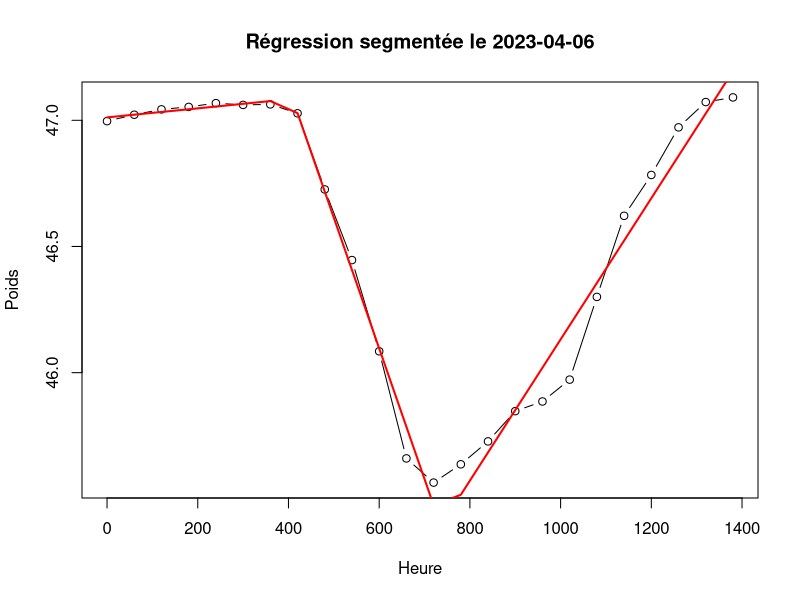

This chart was generated by the following R code:
library(readxl)
library(segmented)
library(dplyr)

# Charger les données
poids_ruches <- read_excel("BD/Weight_2023_Sica_Confoux.xlsx")
poids_ruches$date <- as.POSIXct(poids_ruches$date,format = "%Y-%m-%d %H:%M:%S")
poids_ruches$heure <- as.numeric(format(poids_ruches$date, "%H")) * 60 + as.numeric(format(poids_ruches$date, "%M"))
poids_ruches$date <- as.Date(poids_ruches$date)
poids_ruches <- poids_ruches %>%
  filter(date >="2023-04-04" & date <= "2023-11-23")

poids_moyen <- data.frame(date = poids_ruches$date, heure = poids_ruches$heure, poids = rowMeans(poids_ruches[, -c(1, ncol(poids_ruches))], na.rm = TRUE)) 


# Initialiser une table vide pour stocker les breakpoints
breakpoints_table <- data.frame(
  BP_1 = character(), 
  poids_BP_1 = numeric(), 
  BP_2 = character(), 
  poids_BP_2 = numeric(), 
  stringsAsFactors = FALSE
)

jours_erreurs <- list()

for (i in unique(poids_moyen$date)) {
  poids_jour <- subset(poids_moyen, date == i)
  
  modele <- lm(poids ~ heure, data = poids_jour)
  
  modele_seg <- try(segmented(modele, seg.Z = ~heure, psi = c(400,800)), silent = TRUE)
  
  breakpoints <- modele_seg$psi[, "Est."]
  
  # Si on n'a pas obtenu 2 breakpoints, on passe ce jour
  if (length(breakpoints) < 2) {
    message(paste("Moins de 2 breakpoints estimés pour le jour:", i))
    jours_erreurs <<- append(jours_erreurs, as.character(as.Date(i)))
    next
  }
  
  format_time <- function(minutes) {
    hours <- floor(as.integer(minutes) / 60)  # Conversion explicite en entier
    mins <- as.integer(minutes) %% 60        # Conversion explicite en entier
    return(sprintf("%02d:%02d", hours, mins))
  }
  
  
  BP_1_time <- format_time(breakpoints[1])
  BP_2_time <- format_time(breakpoints[2])
  
  ordonnee_1 <- predict(modele_seg, newdata = data.frame(heure = breakpoints[1]))
  ordonnee_2 <- predict(modele_seg, newdata = data.frame(heure = breakpoints[2]))
  
  breakpoints_table <- rbind(
    breakpoints_table, 
    data.frame(
      BP_1 = BP_1_time, 
      poids_BP_1 = ordonnee_1, 
      BP_2 = BP_2_time, 
      poids_BP_2 = ordonnee_2
    )
  )
  rownames(breakpoints_table)[nrow(breakpoints_table)] <- as.character(as.Date(i))
}


test <- subset(poids_moyen, date == "2023-05-06")
modele <- lm(poids ~ heure, data = test)
modele_seg <- segmented(modele, seg.Z = ~heure, npsi = 2)
plot(test$heure, test$poids, type = "b", main = paste("Régression segmentée le 2023-04-06"), xlab = "Heure", ylab = "Poids")
lines(test$heure, predict(modele_seg), col = "red", lwd = 2)

for (i in jours_erreurs) {
  erreur <- subset(poids_moyen, date == i)
  modele <- lm(poids ~ heure, data = erreur)
  modele_seg <- segmented(modele, seg.Z = ~heure, npsi = 1)
  plot(erreur$heure, erreur$poids, type = "b", main = paste("Régression segmentée le", i), xlab = "Heure", ylab = "Poids")
  lines(erreur$heure, predict(modele_seg), col = "red", lwd = 2)
}
